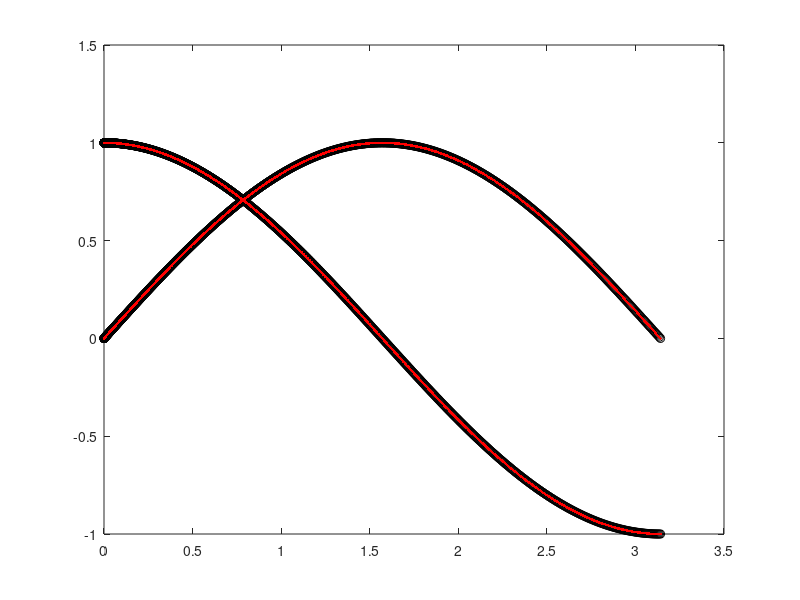
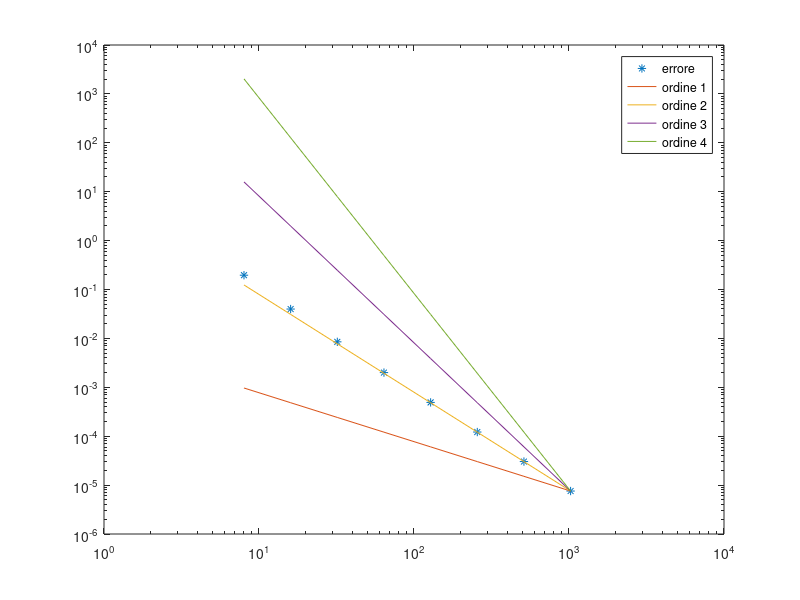

These charts were generated, in order, by the following MATLAB code:
clear all
close all

mrange=2.^[3:10];
count=0;
for m=mrange
    count=count+1;
    y=pi*(((1:m)-1)/(m-1))'.^2;
    %y=linspace(0,1,m)';

    h=diff(y);
    d1=1./(h(1:m-2)+h(2:m-1));
    D1a=spdiags([[-d1;0;0],[0;0;d1]],[-1,1],m,m);
    D1b=spdiags([[-d1;0;0],[0;0;d1]],[-1,1],m,m);
    I=speye(m);

    %condizioni al bordo
    %u_1=0
    D1a(1,2)=0;
    %u_m=0
    D1a(m,m-1)=0;

    %v_1=1
    C=sparse(zeros(m,m));
    C(1,1)=1;

    %v_m=1
    C(m,m)=-1;

    %
    F=@(w) [I*w(1:m) + D1a*w(m+1:2*m);...
         diag(w(m+1:2*m))*(D1b*w(1:m))- diag(w(1:m))*(D1b*w(m+1:2*m))-1+C*[w(m+1:2*m)]]; %400x1

    %costruzione dello jacobiano
    r=@(w) diag(w(m+2:2*m-1))*d1;
    s=@(w) -diag(w(m+2:2*m-1))*d1; %g_i/(y_i+1 - y_i-1)
    B3=@(w) spdiags([[s(w);0;0],[0;0;r(w)]],[-1,1],m,m) - diag(D1b*w(m+1:2*m))

    r=@(w) diag(w(2:m-1))*d1; %f_i/(y(i+1)-y(i-1))
    s=@(w) -diag(w(2:m-1))*d1; 
    B4=@(w) -spdiags([[s(w);0;0],[0;0;r(w)]],[-1,1],m,m) + diag(D1b*w(1:m))+C %C deriva da condizioni al bordo

    J=@(w) [I,D1a;
            B3(w),B4(w)]; %400x400

     %Newton

    w0=[0;ones(m-2,1);0;1;ones(m-2,1);-1]; %guess iniziale
    w=w0
    res=-J(w0)\F(w0);
    tol=max(h)^2;
    while norm(res,inf)>tol
        w=w+res;
        res=-J(w)\F(w);
        norm(res,inf);
    end
    w=w+res;
    uesatta=[sin(y);cos(y)];
    errore(count)=norm(uesatta-w,inf)
end
plot(y,w(1:m),'ok',y,w(m+1:2*m),'ok',y,sin(y),'.r',y,cos(y),'.r')

%% grafico errore spaziale
figure;
loglog(mrange,errore,'*',mrange,errore(end)*(mrange/mrange(end)).^(-1),...
                         mrange,errore(end)*(mrange/mrange(end)).^(-2),...
                         mrange,errore(end)*(mrange/mrange(end)).^(-3),...
                         mrange,errore(end)*(mrange/mrange(end)).^(-4))
legend('errore','ordine 1','ordine 2','ordine 3','ordine 4')